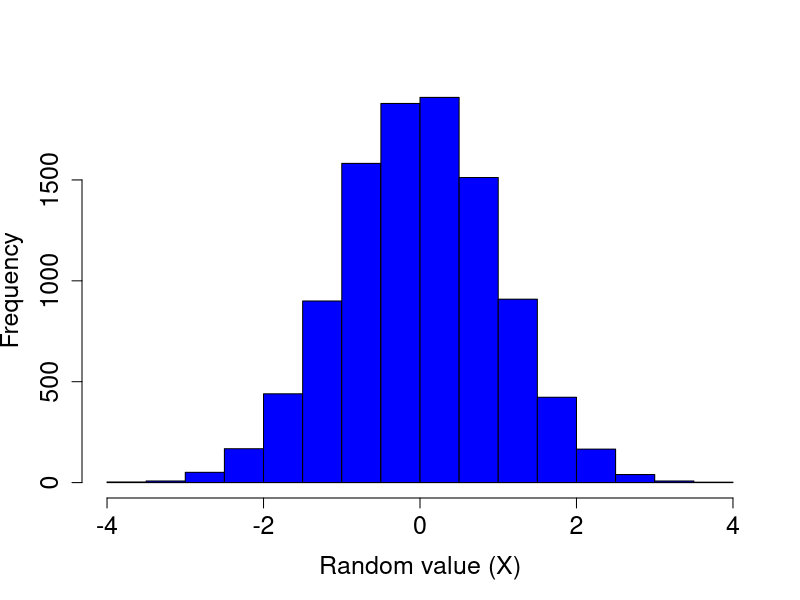
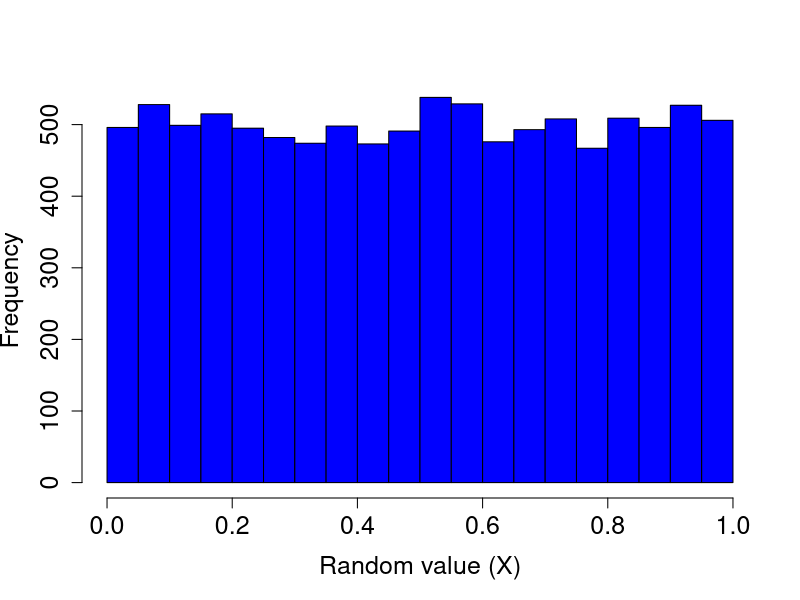
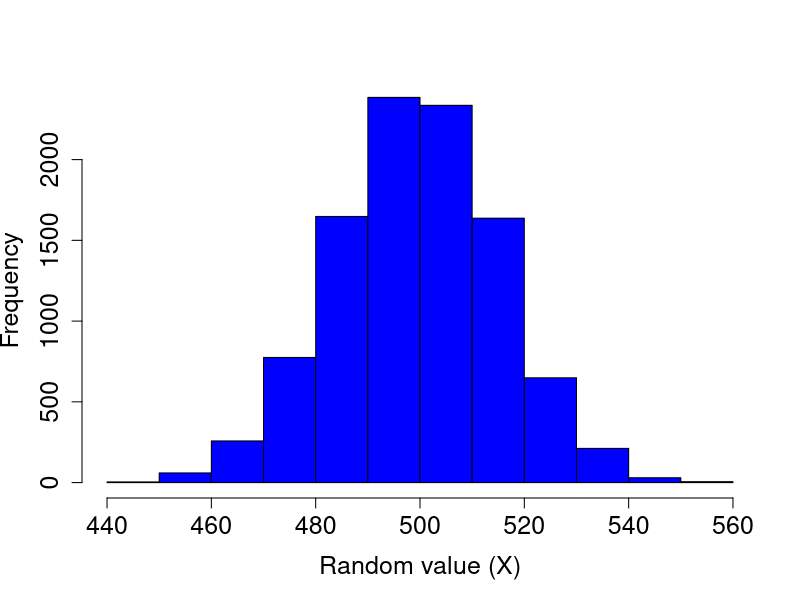
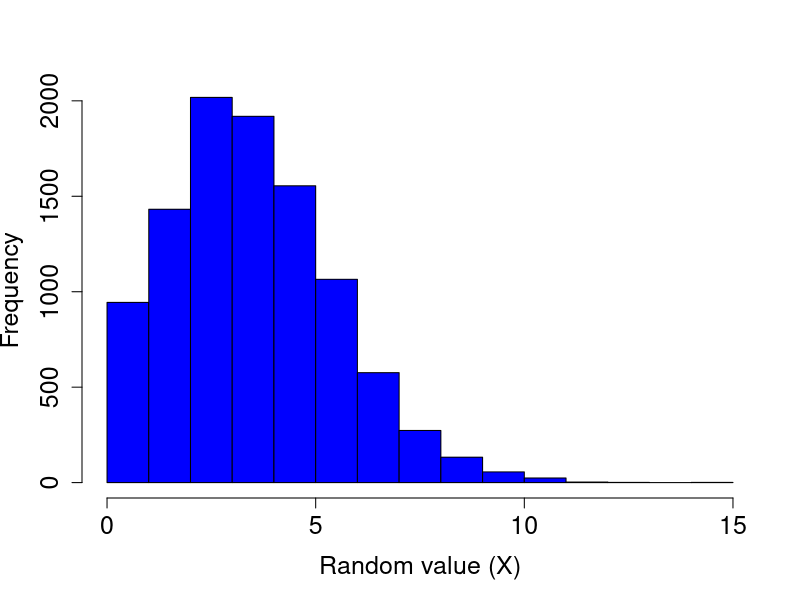
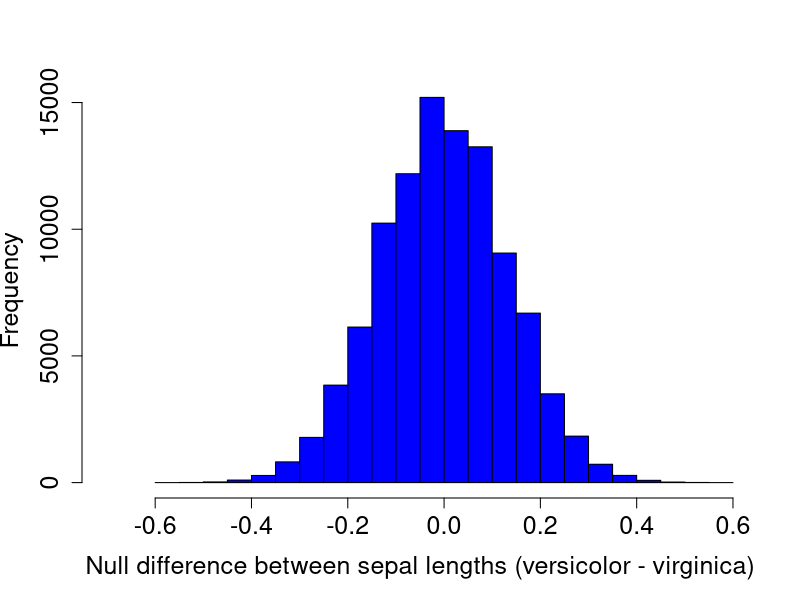
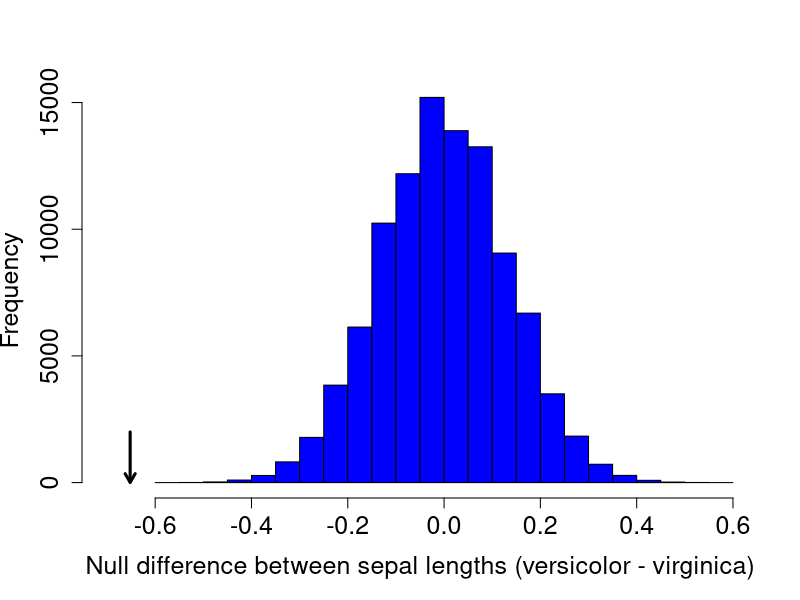

The R script that drew these images, in order:
## ---- chunk 1
library(knitr);
opts_chunk$set(echo = FALSE);
## ---- chunk 2
random_norms <- rnorm(n = 10000, mean = 0, sd = 1);
## ---- chunk 3
hist(random_norms, xlab = "Random value (X)", col = "blue",
     main = "", cex.lab = 1.5, cex.axis = 1.5);
## ---- chunk 4
rand_unifs <- runif(n = 10000, min = 0, max = 1);
## ---- chunk 5
hist(rand_unifs, xlab = "Random value (X)", col = "blue",
     main = "", cex.lab = 1.5, cex.axis = 1.5);
## ---- chunk 6
rand_binoms <- rbinom(n = 1, size = 1000, prob = 0.5);
## ---- chunk 7
rand_binoms <- rbinom(n = 10, size = 1000, prob = 0.5);
## ---- chunk 8
rand_binoms <- rbinom(n = 10000, size = 1000, prob = 0.5);
## ---- chunk 9
hist(rand_binoms, xlab = "Random value (X)", col = "blue",
     main = "", cex.lab = 1.5, cex.axis = 1.5);
## ---- chunk 10
rand_poissons <- rpois(n = 10000, lambda = 4);
## ---- chunk 11
hist(rand_poissons, xlab = "Random value (X)", col = "blue",
     main = "", cex.lab = 1.5, cex.axis = 1.5);
## ---- chunk 12
data(iris); # Remove one of the three species below 
dat <- iris[iris[,5] != "setosa",];
dat <- dat[,c(1, 5)]; # Remove unneeded columns
## ---- chunk 13
library(knitr)
kable(dat[1:5,]);
## ---- chunk 14
t.test(dat[,1] ~ dat[,2], alternative = "two.sided");
## ---- chunk 15
obs_diff <- mean(dat[dat[,2] == "versicolor", 1]) - mean(dat[dat[,2] == "virginica", 1])
## ---- chunk 16
iter <- 99999;          # Total iterations 
diff <- NULL;         
N    <- dim(dat)[1];   # Total number of sepals
for(i in 1:iter){   
    sepal_smp   <- sample(x = dat[,2], size = N);
    versicolor  <- which(sepal_smp == "versicolor");
    virginica   <- which(sepal_smp == "virginica");
    mn_samp_ve  <- mean(dat[versicolor, 1]);
    mn_samp_vi  <- mean(dat[virginica, 1]);
    diff[i]     <- mn_samp_ve - mn_samp_vi;
}
## ---- chunk 17
hist(diff, xlab = "Null difference between sepal lengths (versicolor - virginica)", col = "blue",
     main = "", cex.lab = 1.5, cex.axis = 1.5, xlim = c(-0.7, 0.6));
## ---- chunk 18
hist(diff, xlab = "Null difference between sepal lengths (versicolor - virginica)", col = "blue",
     main = "", cex.lab = 1.5, cex.axis = 1.5, xlim = c(-0.7, 0.6));
arrows(x0 = obs_diff, x1 = obs_diff, y0 = 2000, y1 = 10, lwd = 3, length = 0.1);
## ---- chunk 19
more_extreme <- sum(abs(diff) >= abs(obs_diff));
## ---- chunk 20
data(mtcars);
true_cor <- cor(mtcars[,1], mtcars[,6]);
iters    <- 999;
the_cors <- NULL;
for(i in 1:iters){
    samp_wt     <- sample(mtcars[,6], size = dim(mtcars)[1]);
    the_cors[i] <- cor(mtcars[,1], samp_wt);
}
more_extr <- sum(abs(the_cors) >= abs(true_cor));
p_val     <- (more_extr + 1) / (iters + 1);
